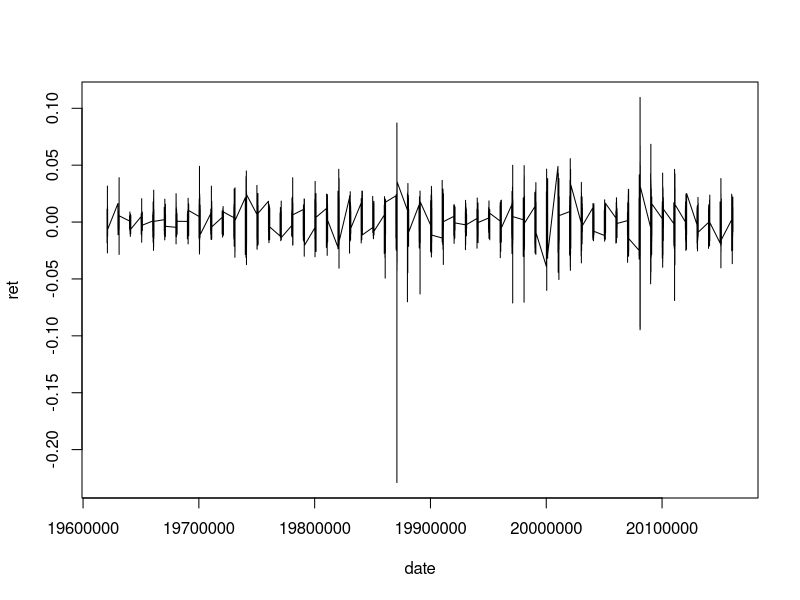
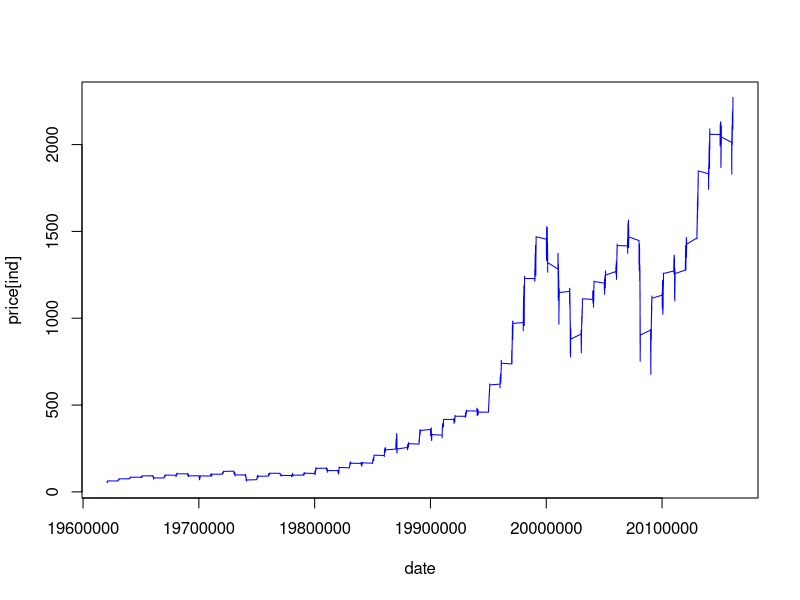
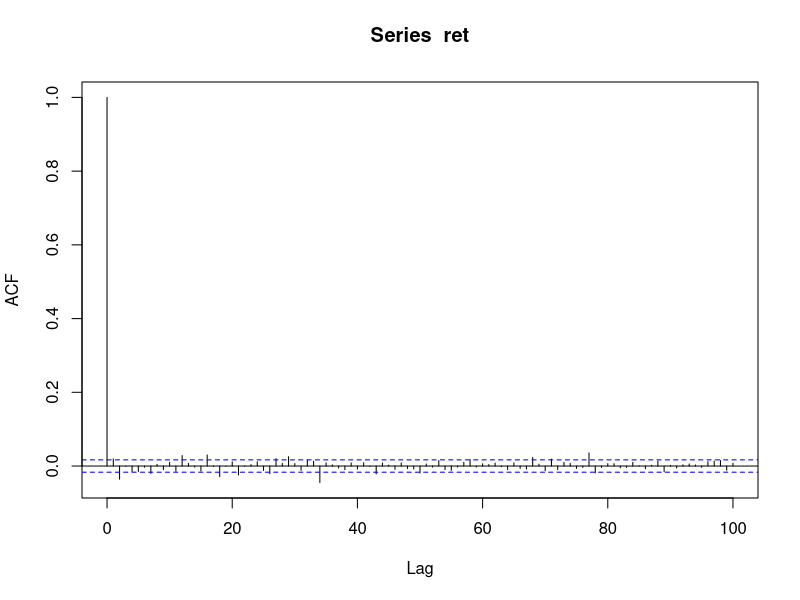
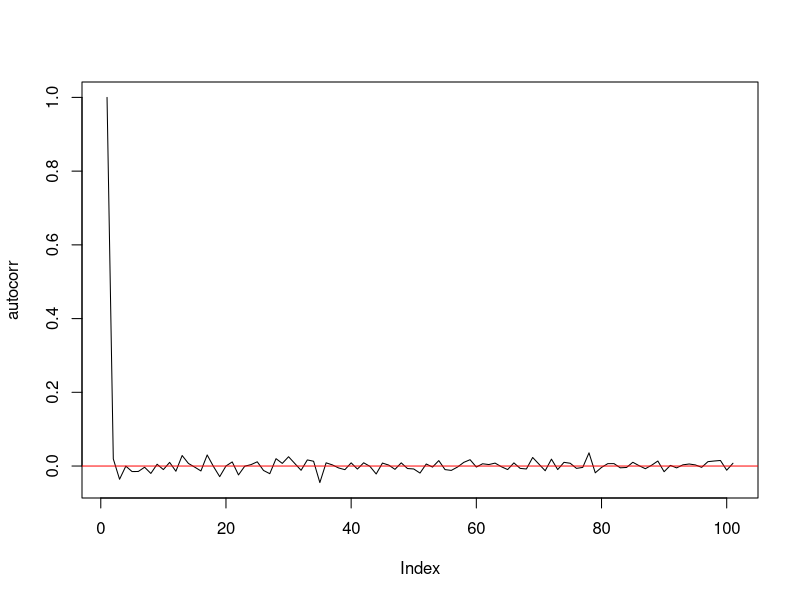
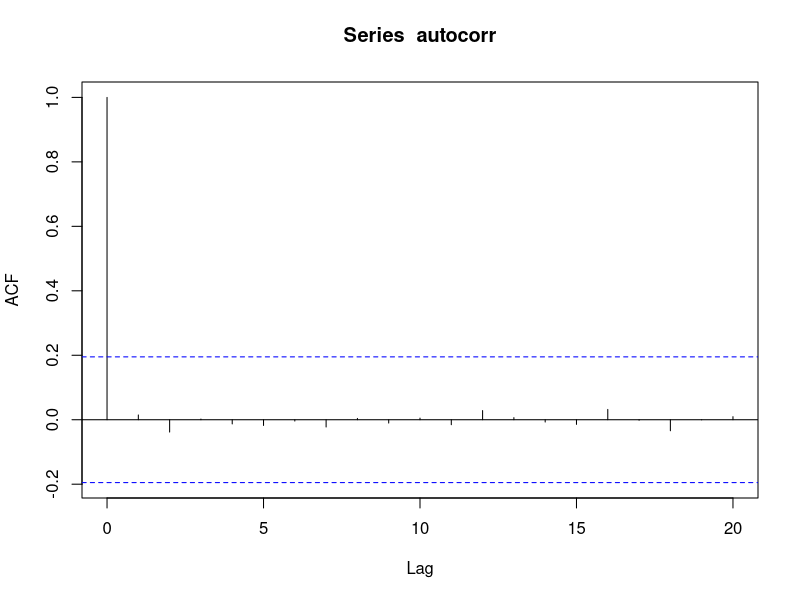
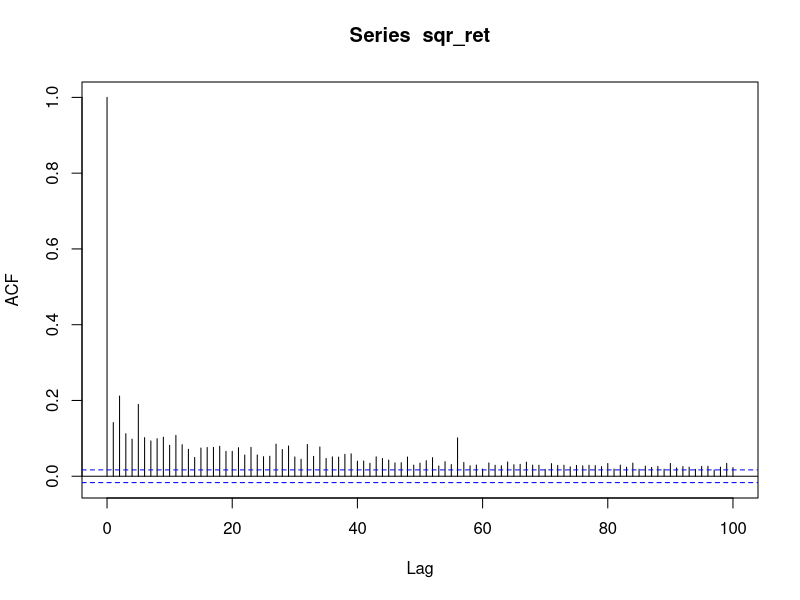
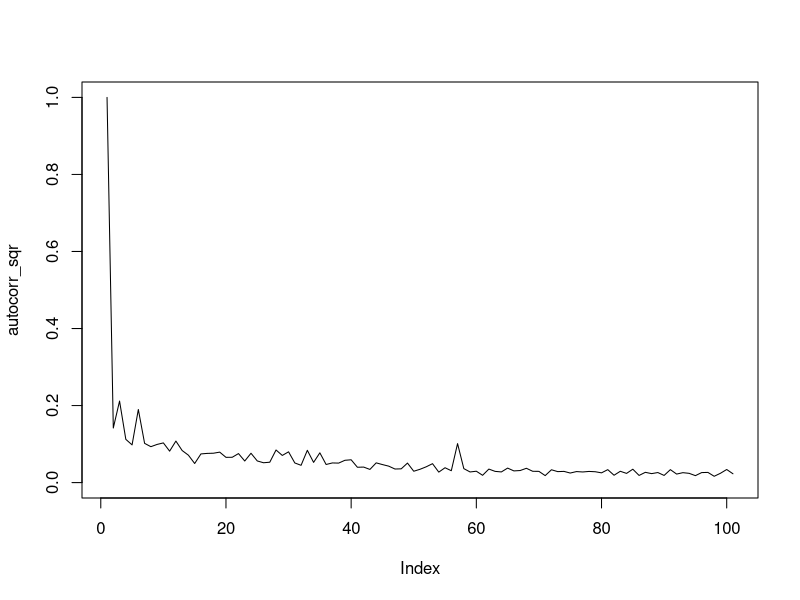
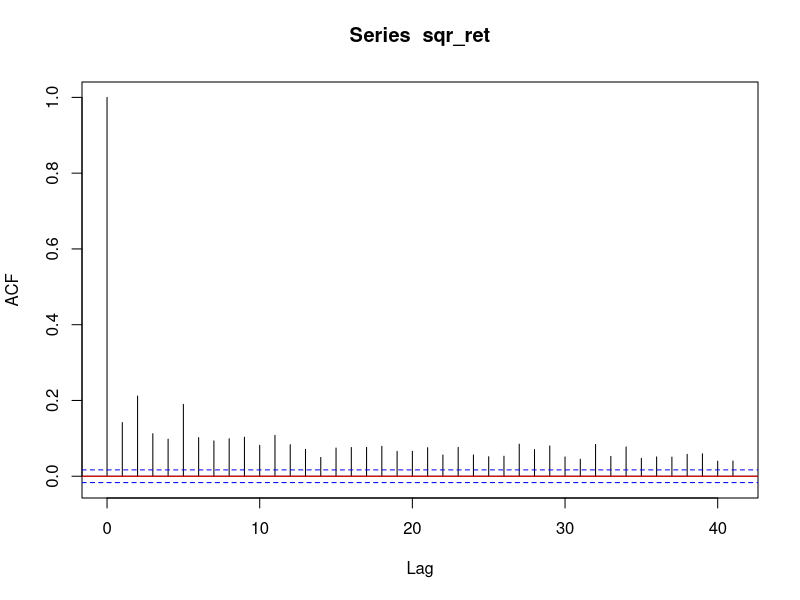

Write the R code that produced these figures, in order.
hw <- read.csv('HW1Data.csv', header = T)
price <- hw$Close
date <- hw$Date
T <- length(price)

############ PROBLE 8 ####################
ret <- log(price[2:T]) - log(price[1:T-1])
ind <- which(ret!=0)
ret <- ret[ind]
date <- date[ind]
T <- length(ret)
plot(date, ret, type = 'l', col = 'black')
plot(date, price[ind], type = 'l', col = 'blue')

############ PROBLE 9 ####################
mean(ret)
sd(ret)

############ PROBLE 10 ####################
autocorr <- acf(ret, 100)$acf[1:101]
plot(autocorr, type = 'l')
abline(0,0, col='red')
acf(autocorr)

############ PROBLE 11 ####################
sqr_ret <- ret^2
autocorr_sqr <- acf(sqr_ret, 100)$acf[1:101]
plot(autocorr_sqr, type = 'l', ylim = c(0,1))
acf(sqr_ret)
abline(0,0, col='red')

############ PROBLE 12 ####################
var1 <- numeric(T)
for (i in 251:T){
  var1[i] <- -quantile(ret[(i-250):i], probs = 0.01)
}
plot(var1, col='red', type='l', ylim=c(0,0.1))

############ PROBLE 13 ####################
var5 <- numeric(T)
for (i in 251:T){
  var5[i] <- -quantile(ret[(i-250):i], probs = 0.05)
}
points(var5, col='blue', type = 'l')


############ PROBLE 14 ####################
library(tseries)
adf.test(price, alternative = 'stationary')
adf.test(ret, alternative = 'stationary')

############ PROBLE 15 ####################
xt <- arima.sim(model = list(ar = 0.9), n = 1000000, sd = 0.1)
observation <- acf(xt, 10)$acf[2:11]
x = c(1:10)
theoretical <- 0.9^x
sum(observation)
sum(theoretical)

############ PROBLE 16 ####################
yt <- arima.sim(model = list(ar = 0.5), n = 1000000, sd = 0.1)
zt <- xt + yt
ob <- acf(zt, 10)$acf[2:11]
theo <- theoretical + 0.5^x
sum(ob)
sum(theo)




